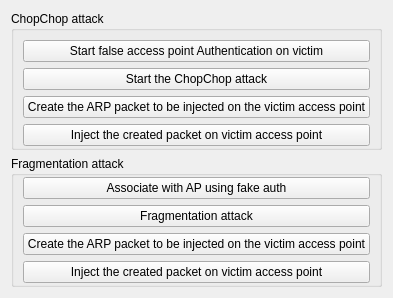
          <widget class="QWidget" name="page2">
           <property name="geometry">
            <rect>
             <x>0</x>
             <y>0</y>
             <width>351</width>
             <height>292</height>
            </rect>
           </property>
           <attribute name="label">
            <string>WEP Attacks (no-client)</string>
           </attribute>
           <layout class="QGridLayout">
            <item row="5" column="0">
             <spacer name="spacer22_2_2">
              <property name="orientation">
               <enum>Qt::Vertical</enum>
              </property>
              <property name="sizeType">
               <enum>QSizePolicy::Expanding</enum>
              </property>
              <property name="sizeHint" stdset="0">
               <size>
                <width>41</width>
                <height>20</height>
               </size>
              </property>
             </spacer>
            </item>
            <item row="0" column="0">
             <widget class="QGroupBox" name="verticalGroupBox_3">
              <property name="title">
               <string>ChopChop attack</string>
              </property>
              <layout class="QVBoxLayout" name="verticalLayout_3">
               <property name="bottomMargin">
                <number>1</number>
               </property>
               <item>
                <widget class="QPushButton" name="button_wep_fake_auth_chop">
                 <property name="text">
                  <string>Start false access point Authentication on victim</string>
                 </property>
                </widget>
               </item>
               <item>
                <widget class="QPushButton" name="button_wep_start_chop">
                 <property name="text">
                  <string>Start the ChopChop attack</string>
                 </property>
                </widget>
               </item>
               <item>
                <widget class="QPushButton" name="button_wep_create_arp_chop">
                 <property name="text">
                  <string>Create the ARP packet to be injected on the victim access point</string>
                 </property>
                </widget>
               </item>
               <item>
                <widget class="QPushButton" name="button_wep_arp_inj_chop">
                 <property name="text">
                  <string>Inject the created packet on victim access point</string>
                 </property>
                </widget>
               </item>
              </layout>
             </widget>
            </item>
            <item row="4" column="0">
             <widget class="QGroupBox" name="verticalGroupBox_4">
              <property name="title">
               <string>Fragmentation attack</string>
              </property>
              <layout class="QVBoxLayout" name="verticalLayout_4" stretch="0,0,0,0">
               <property name="topMargin">
                <number>1</number>
               </property>
               <property name="bottomMargin">
                <number>1</number>
               </property>
               <item>
                <widget class="QPushButton" name="button_wep_assoc_fake_auth_frag">
                 <property name="text">
                  <string>Associate with AP using fake auth</string>
                 </property>
                </widget>
               </item>
               <item>
                <widget class="QPushButton" name="button_wep_start_frag">
                 <property name="text">
                  <string>Fragmentation attack</string>
                 </property>
                </widget>
               </item>
               <item>
                <widget class="QPushButton" name="button_wep_create_arp_frag">
                 <property name="text">
                  <string>Create the ARP packet to be injected on the victim access point</string>
                 </property>
                </widget>
               </item>
               <item>
                <widget class="QPushButton" name="button_wep_arp_inj_frag">
                 <property name="text">
                  <string>Inject the created packet on victim access point</string>
                 </property>
                </widget>
               </item>
              </layout>
             </widget>
            </item>
           </layout>
          </widget>
